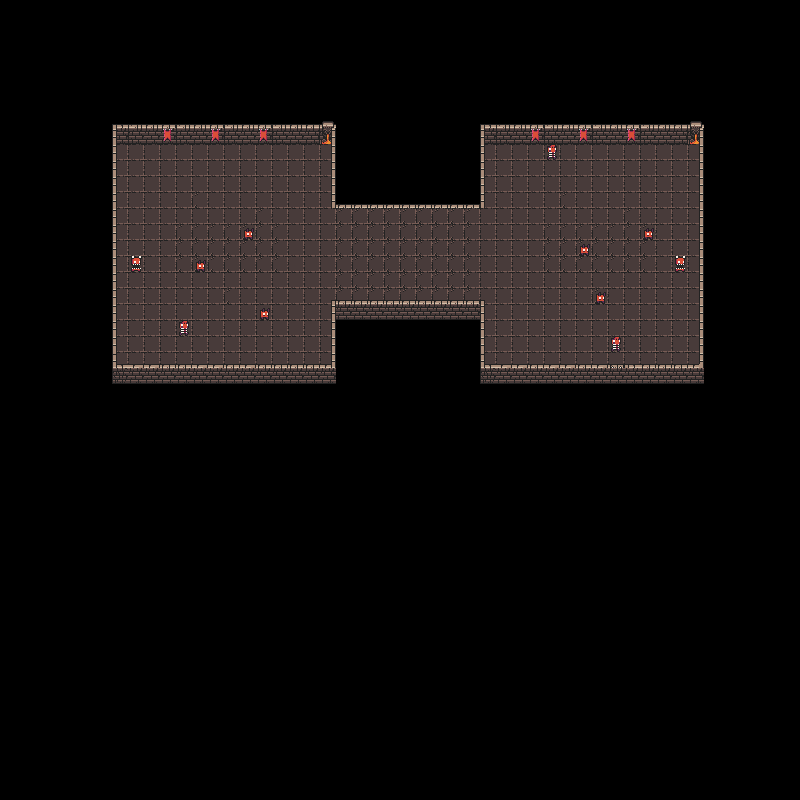

A 2D game scene composited from a Tiled map and its tileset images. What follows is a short description and the map's XML, with each tile layer's data collapsed to a summary:
An orthogonal 50x50 tile map with 16x16 px tiles, 3 tile layers (Tile, Wall, Monster).

<map version="1.2" tiledversion="1.2.3" orientation="orthogonal" renderorder="left-down" width="50" height="50" tilewidth="16" tileheight="16" infinite="0" nextlayerid="4" nextobjectid="1">
 <tileset firstgid="1" source="tiles.tsx" />
 <layer id="2" name="Tile" width="50" height="50">
  <properties>
   <property name="solid" type="bool" value="false" />
  </properties>
  <data>[2500 cells, 474 non-empty, 7 distinct tile ids]</data>
 </layer>
 <layer id="1" name="Wall" width="50" height="50">
  <data>[2500 cells, 157 non-empty, 15 distinct tile ids]</data>
 </layer>
 <layer id="3" name="Monster" width="50" height="50">
  <data>[2500 cells, 12 non-empty, 4 distinct tile ids]</data>
 </layer>
</map>
